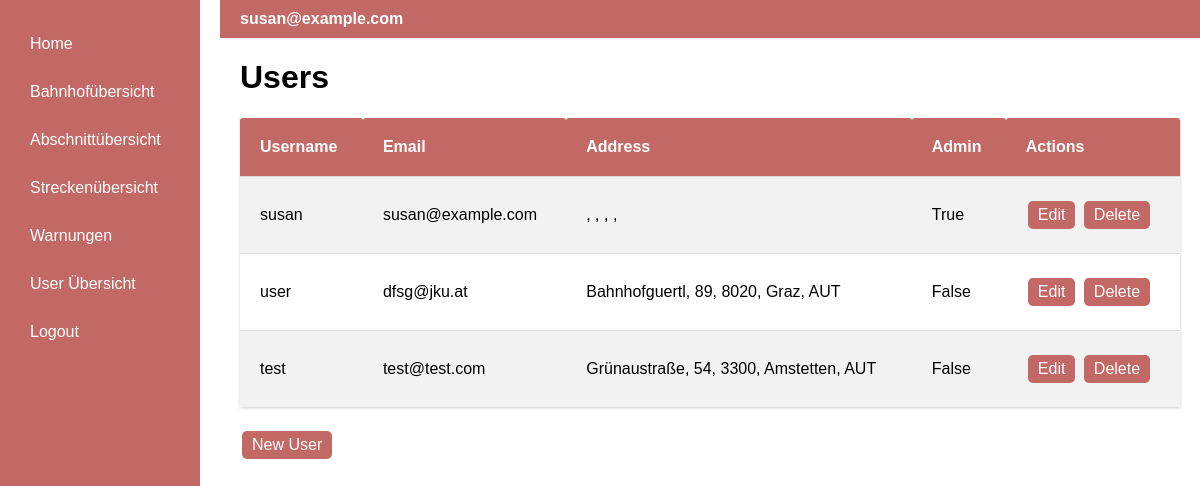
Page /user (signed in) on the earlier database version.
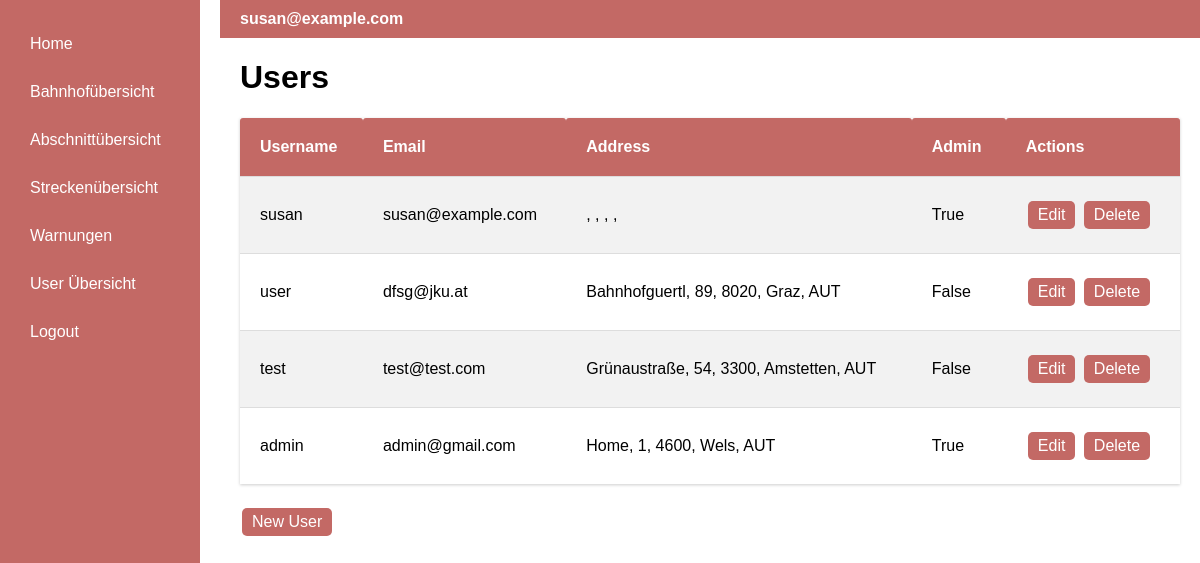
Same page on the later database version.
### app/models.py (models this page shows, shortened)
class User(UserMixin, db.Model):
    id: so.Mapped[int] = so.mapped_column(primary_key=True)
    username: so.Mapped[str] = so.mapped_column(sa.String(64), index=True,
                                                unique=True)
    email: so.Mapped[str] = so.mapped_column(sa.String(120), index=True,
                                             unique=True)
    password_hash: so.Mapped[Optional[str]] = so.mapped_column(sa.String(256))
    isAdmin = db.Column(db.Boolean, default=False)
    address_id = db.Column(db.Integer, db.ForeignKey('address.id', name='fk_user_address_id'))
    address = db.relationship('Address', backref='user', uselist=False)

class Address(db.Model):
    id = db.Column(db.Integer, primary_key=True, autoincrement=True)
    street = db.Column(db.String(140))
    no = db.Column(db.Integer)
    zipcode = db.Column(db.Integer)
    city = db.Column(db.String(140))
    country = db.Column(db.String(140))

### app/routes.py (the view)
@app.route('/user')
@login_required
def user():
    users = User.query.all()
    return render_template('user.html', title='User', users=users)

### app/models.py (called while the page is built)
@login.user_loader
def load_user(id):
    return db.session.get(User, int(id))

### app/templates/user.html
{% extends "base.html" %}
{% block content %}
    <h1>Users</h1>
    <table class="table-station">
        <tr>
            <th>Username</th>
            <th>Email</th>
            <th>Address</th>
            <th>Admin</th>
            <th>Actions</th>
        </tr>
        {% for user in users %}
            <tr>
                <td>{{ user.username }}</td>
                <td>{{ user.email }}</td>
                <td>{{ user.address.street }}, {{ user.address.no }}, {{ user.address.zipcode }}, {{ user.address.city }}, {{ user.address.country }}</td>
                <td>{{ user.isAdmin }}</td>
                <td>
                    <a class="edit-button" href="{{ url_for('userEdit', user_id=user.id) }}">Edit</a>
                    <a class="edit-button" href="{{ url_for('userDelete', user_id=user.id) }}">Delete</a>
                </td>
            </tr>
        {% endfor %}
    </table>
    <a class="edit-button" href="{{ url_for('userNew') }}">New User</a>
{% endblock %}

### app/templates/base.html (shortened to what this page needs)
<!DOCTYPE html>
<html lang="en">
<head>
</head>
<body>
<div class="container">
    <div class="sidebar">
        <a href="{{ url_for('index') }}">Home</a>
        {% if current_user.is_anonymous %}
            <a href="{{ url_for('login') }}">Login</a>
        {% else %}
            <a href="{{ url_for('trainstation') }}">Bahnhofübersicht</a>
            <a href="{{ url_for('segments') }}">Abschnittübersicht</a>
            <a href="{{ url_for('routes_overview') }}">Streckenübersicht</a>
            <a href="{{ url_for('warnings') }}">Warnungen</a>
            {% if current_user.is_authenticated and current_user.isAdmin %}
                <a href="{{ url_for('user') }}">User Übersicht</a>
            {% endif %}
            <a href="{{ url_for('logout') }}">Logout</a>
        {% endif %}
    </div>
    <div class="content">
        <div class="topbar">
            <span class="email">{{ current_user.email if not current_user.is_anonymous else 'Guest' }}</span>
        </div>
        {% block content %}{% endblock %}
    </div>
</div>
</body>
</html>

### app/templates/base.html (style rules this page uses)
body, html { margin: 0; padding: 0; font-family: Arial, sans-serif; width: 100%; height: 100%; overflow-x: hidden; overflow-y: auto; }
.container { display: flex; height: 100vh; width: 100%; }
.sidebar { background-color: rgb(195, 105, 101); color: white; width: 200px; padding: 20px; display: flex; flex-direction: column; box-sizing: border-box; }
.sidebar a { text-decoration: none; color: white; padding: 10px; margin: 5px 0; display: block; }
.content { flex-grow: 1; padding: 0 20px 20px 40px; overflow: auto }
.topbar { background-color: rgb(195, 105, 101); color: white; padding: 10px 20px; display: flex; align-items: center; justify-content: space-between; width: calc(100% + 40px); margin: 0 -20px 0 -20px; box-sizing: border-box; }
.email { font-weight: bold; padding-right: 20px; }
.table-station { overflow-y: hidden; width: 100%; border-collapse: separate; border-spacing: 0; margin: 20px 0; box-shadow: 0 1px 3px rgba(0, 0, 0, 0.2); }
.table-station th, .table-station td { padding: 20px; text-align: left; border-bottom: 1px solid #ddd; }
.table-station th { background-color: rgb(195, 105, 101); color: white; border-radius: 3px 3px 0 0; }
.table-station tr:last-child td { border-bottom: none; }
.table-station tr:nth-child(even) { background-color: #f2f2f2; }
.edit-button { background-color: rgb(195, 105, 101); color: white; padding: 5px 10px; text-align: center; text-decoration: none; display: inline-block; font-size: 16px; margin: 4px 2px; cursor: pointer; border-radius: 5px; }

Differences in the rows shown:
added User: username "admin", email "admin@gmail.com", address.street "Home", address.no "1", address.zipcode "4600", address.city "Wels", address.country "AUT", isAdmin "True"
